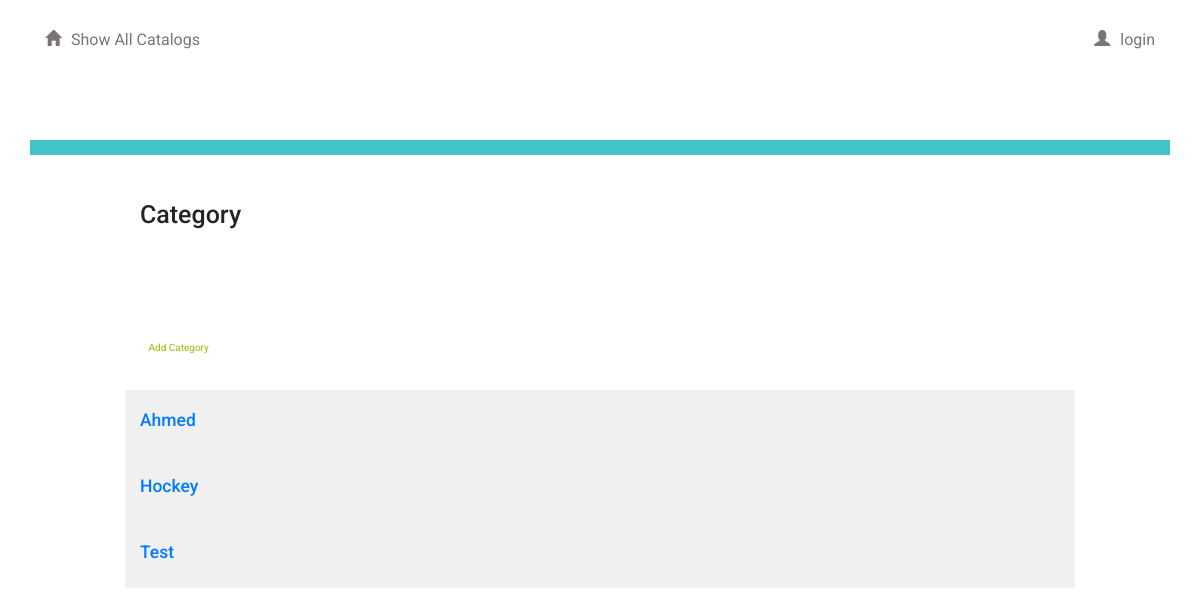
The app's page /catalog/, older data.
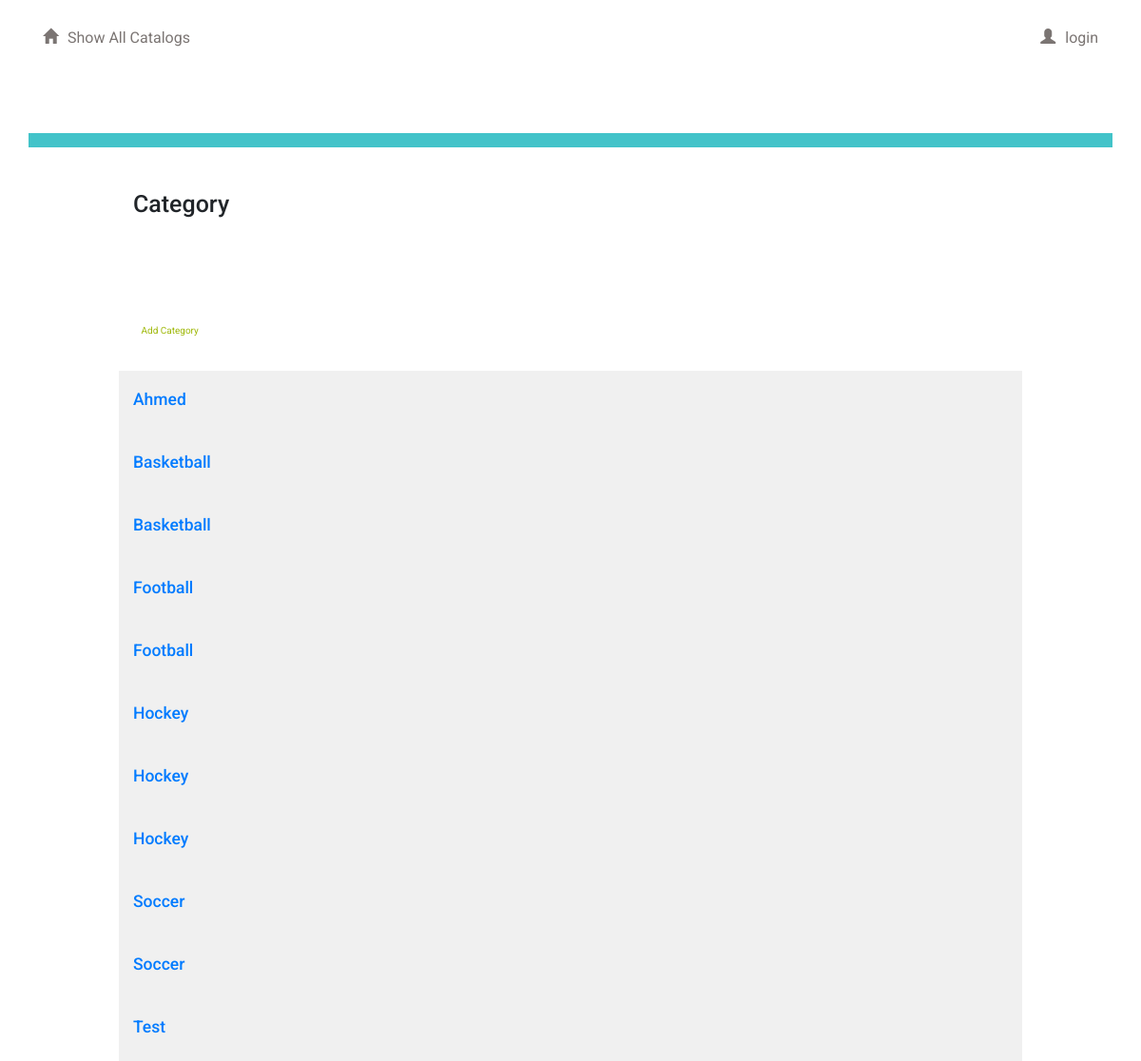
The same page, newer data.
### database_setup.py (models this page shows, shortened)
class Category(Base):
    __tablename__ = 'category'
    id = Column(Integer, primary_key=True)
    name = Column(String(250), nullable=False)
    user_id = Column(Integer, ForeignKey('user.id'))
    user = relationship(User)

### catalog.py (the view)
@app.route('/')
@app.route('/catalog/')
def showCategory():
    catalogs = session.query(Category).order_by(asc(Category.name))
    return render_template('Category.html', catalogs=catalogs)

### templates/Category.html (shortened to what this page needs)
{% extends "main.html" %}
{% block content %}
{% include "header.html" %}
	<div class="row top-menu">
		<div class="col-md-10"></div>
		<div class="col-md-2 text-right">
					</div>
	</div>
	<div class="row divider blue">
		<div class="col-md-12"></div>
	</div>
	<div class="row banner main">
		<div class="col-md-1"></div>
		<div class="col-md-11 padding-none">
			<h1>Category</h1>
		</div>
	</div>
	<div class="row padding-top padding-bottom">
		<div class="col-md-1"></div>
		<div class="col-md-10 padding-none">
			<a href="{{url_for('newCategory')}}">
				<button class="btn btn-default" id="new-restaurant">
					Add Category
				</button>
			</a>
		</div>
		<div class="col-md-1"></div>
	</div>
	{% for catalog in catalogs %}
		<a href = "{{url_for('showcatalog', category_id = catalog.id)}}">
			<div class="row">
				<div class="col-md-1"></div>
					<div class="col-md-10 restaurant-list">
						<h3>{{catalog.name}}</h3>
					</div>
				<div class="col-md-1"></div>
			</div>
		</a>
	{% endfor %}
{% endblock %}

### templates/main.html (shortened to what this page needs)
<!DOCTYPE html>
<html lang="en">
	<head>
		<link rel="stylesheet" href="//netdna.bootstrapcdn.com/bootstrap/3.1.1/css/bootstrap.min.css">
		<link rel=stylesheet type=text/css href="{{ url_for('static', filename='styles.css') }}">
		<link rel="stylesheet" href="https://stackpath.bootstrapcdn.com/bootstrap/4.1.3/css/bootstrap.min.css">
	</head>
	<body>
		<div class="container">
			{% block content %}
			{% endblock %}
		</div>
	</body>
</html>

### templates/header.html (shortened to what this page needs)
<div class="row top-menu">
	<div class="col-md-6">
		<a href="{{url_for('showCategory')}}">
			<span class="glyphicon glyphicon-home" aria-hidden="true"></span>Show All Catalogs
		</a>
	</div>
	<div class="col-md-6 text-right">
		{% if not session['logged_in'] %}
		<a href="{{url_for('showLogin')}}">
			<span class="glyphicon glyphicon-user" aria-hidden="true"></span>login
		</a>
		{% endif %}
	</div>
</div>

### static/styles.css (style rules this page uses)
* { font-family: "Helvetica Neue Bold", Roboto, Helvetica, Arial, sans-serif; font-weight: 700; }
h1 { font-family: "Helvetica Neue Light", Roboto, Helvetica, Arial, sans-serif; font-size: 50px; color: #51453B; line-height: 60px; font-weight: 300; }
h3 { font-size: 18px; color: #4A4A4A; line-height: 23px; }
a { font-size: 14px; color: #0093B9; line-height: 17px; }
.padding-top { padding-top: 30px; }
.padding-bottom { padding-bottom: 30px; }
.padding-none { padding: 0; }
.btn { padding: 20px; margin: 0; border-color: #9FB80A; border-width: 2px; color: #9FB80A;; }
.glyphicon { margin-right: 10px; }
.top-menu { padding-top: 30px; padding-bottom: 30px; }
.top-menu a { margin-bottom: 0; line-height: 16px; font-size: 16px; color: #7B7573; font-weight: 400; }
.divider { height: 15px; }
.divider.blue { background-color: #42C3C9; }
.banner.main { height: 150px; background: url("/static/top-banner.jpg"); background-position: right; background-repeat: no-repeat; background-size: cover; }
.banner h1 { margin: 45px 0; }
.restaurant-list { background-color: #F0F0F0; padding: 20px; u }

Row changes from the older to the newer data that the page shows:
added Category: name "Basketball"
added Category: name "Basketball"
added Category: name "Football"
added Category: name "Football"
added Category: name "Hockey"
added Category: name "Hockey"
added Category: name "Soccer"
added Category: name "Soccer"
